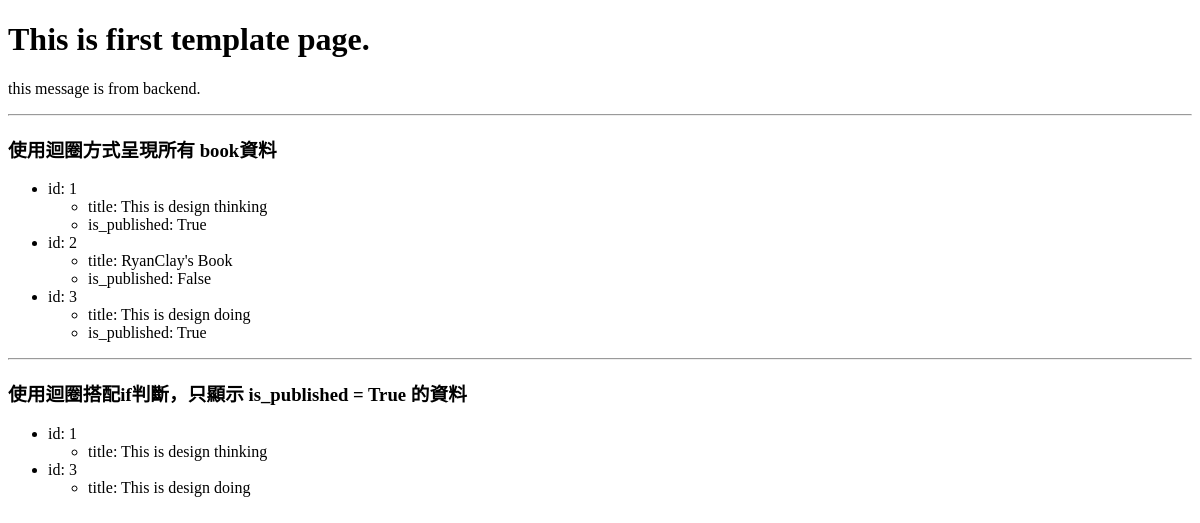
The page /demo/template1 on the database as committed earlier.
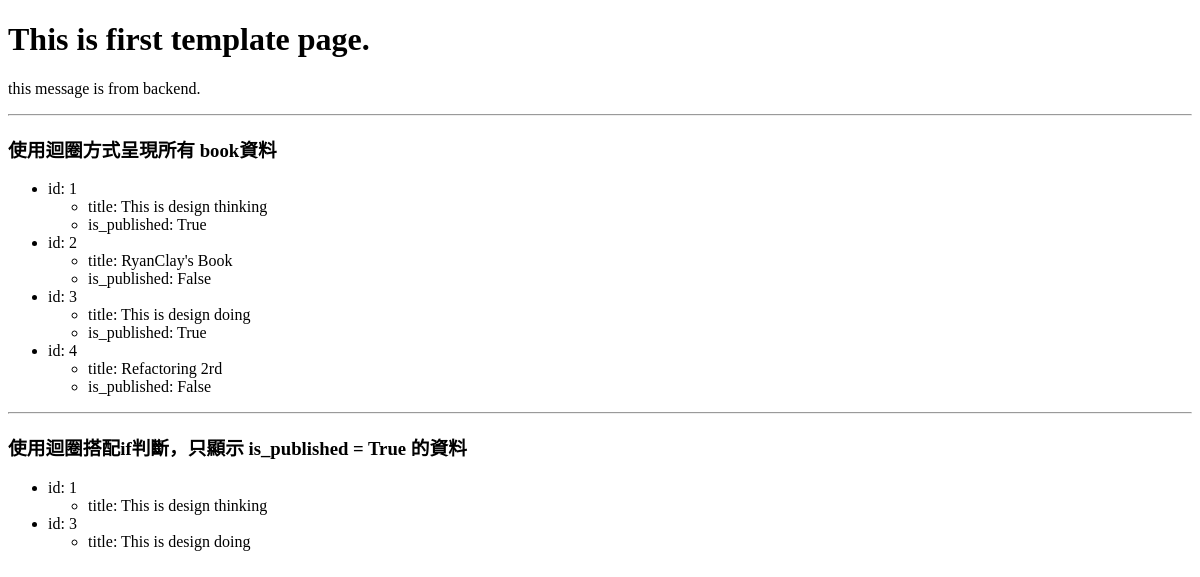
The same page on the database as committed later.
### demo/models.py (models this page shows, shortened)
class Book(models.Model):
    title = models.CharField(max_length = 36, blank = False, unique = True)
    description = models.TextField(max_length = 256, blank = True)
    price = models.DecimalField(max_digits = 3, decimal_places = 2, default = 0)
    published = models.DateField(blank = True, null = True, default = None)
    is_published = models.BooleanField(default = False)
    cover = models.ImageField(upload_to = "covers/", blank = True)

### demo/views.py (the view)
# urls.py: path('template1', views.template1)
def template1(request):
    books = Book.objects.all()
    return render(request, 'template1.html', {
        'message': "this message is from backend.",
        'books': books
    })

### templates/template1.html (shortened to what this page needs)
<!DOCTYPE html>
<html lang="en">
<head>
</head>
<body>
    <h1>This is first template page.</h1>
    <p>{{ message }}</p>
    <hr>
    <h3>使用迴圈方式呈現所有 book資料</h3>
    <ul>
        {% for book in books %}
            <li>
                <span>id: {{ book.id }}</span>
                <ul>
                    <li><span>title: {{ book.title }}</span></li>
                    <li><span>is_published: {{ book.is_published }}</span></li>
                </ul>
            </li>
        {% endfor %}
    </ul>
    <hr>
    <h3>使用迴圈搭配if判斷，只顯示 is_published = True 的資料</h3>
    <ul>
        {% for book in books %}
            {% if book.is_published %}
                <li>
                    <span>id: {{ book.id }}</span>
                    <ul>
                        <li>
                            <span>title: {{ book.title }}</span>
                        </li>
                    </ul>
                </li>
            {% endif %}
        {% endfor %}
    </ul>
</body>
</html>

Rows that differ between the two databases and show on the page:
added Book: id "4", title "Refactoring 2rd", is_published "False", shown under "使用迴圈方式呈現所有 book資料"
